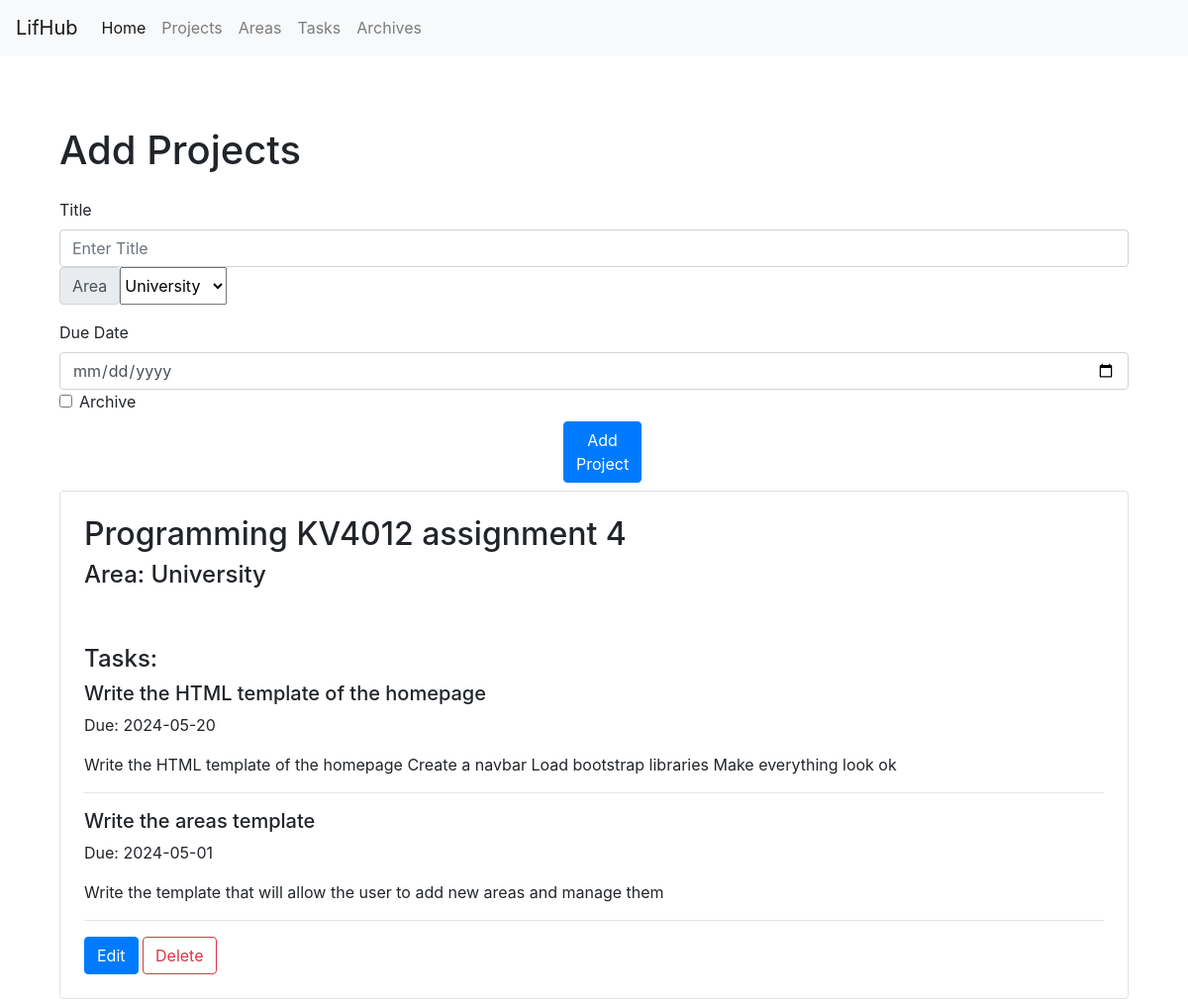
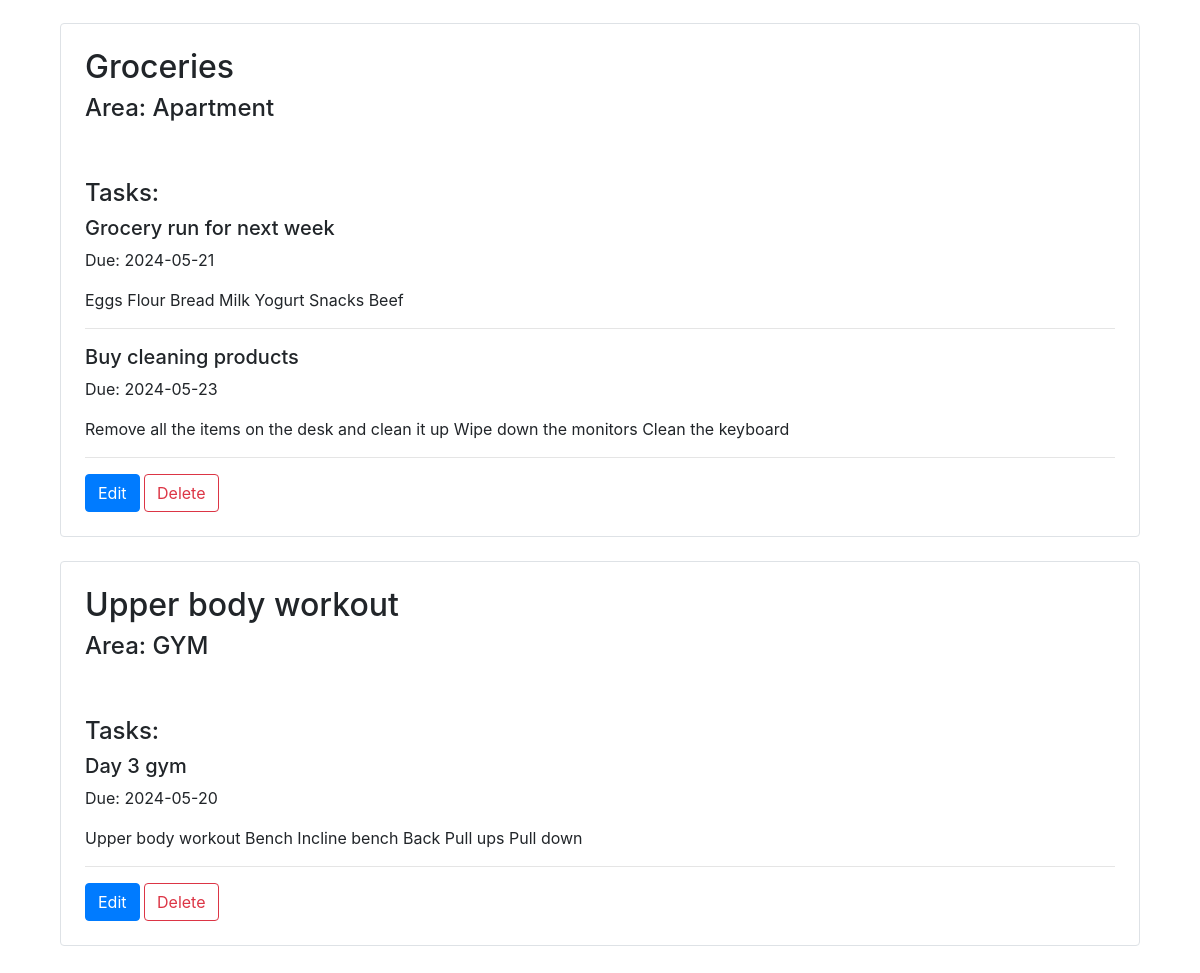
The app's page /projects with its own data (2 pictures, top to bottom).
### main.py (models this page shows, shortened)
class Project(db.Model):
    __tablename__ = "projects"
    id = db.Column(Integer, primary_key=True)
    created = db.Column(DateTime, default=datetime.now)
    title = db.Column(String(100), nullable=False)
    area_id = db.Column(Integer, ForeignKey('areas.id'))
    area = relationship("Area", back_populates="projects")
    tasks = relationship("Task", back_populates="project")
    due_date = db.Column(String(30))
    archive = db.Column(Boolean)

class Area(db.Model):
    __tablename__ = "areas"
    id = Column(Integer, primary_key=True)
    created = Column(DateTime, default=datetime.now)
    title = Column(String(100), nullable=False)
    tasks = relationship("Task", back_populates="area")
    projects = relationship("Project", back_populates="area")
    archive = Column(Boolean, default=False)

class Task(db.Model):
    __tablename__ = "tasks"
    id = db.Column(Integer, primary_key=True)
    title = db.Column(String(100), nullable=False)
    created = db.Column(DateTime, default=datetime.now)
    area_id = db.Column(Integer, ForeignKey('areas.id'))
    area = relationship("Area", back_populates="tasks")
    content = db.Column(Text)
    due_date = db.Column(String)
    project_id = Column(Integer, ForeignKey('projects.id'))
    project = relationship("Project", back_populates="tasks")
    archive = db.Column(Boolean, default=False)
    sources = relationship("Sources", back_populates="task")

### main.py (the view, shortened to what this page needs)
@webServer.route('/projects', methods=['GET', 'POST'])
def projects():
    ordered_projects = Project.query.order_by(Project.created.desc()).filter_by(archive=False).all()
    all_areas = Area.query.all()
    all_tasks = Task.query.all()
    return render_template('projects.html', projects=ordered_projects, areas=all_areas, tasks=all_tasks)

### templates/projects.html (shortened to what this page needs)
{% extends "main.html"%}
{% block content %}
<body>
  <div class="container mx-auto py-4">
    <h1 class="text-2xl font-bold mb-4">Add Projects</h1>
    <form method="POST" action="/projects">
        <label class="form-label" for="title">Title</label>
        <input class="form-control" id="title" name="title" type="text" placeholder="Enter Title" aria-label="default input example">
        <div class="input-group mb-3">
          <label class="input-group-text" for="area">Area</label>
          <select class="form-select" id="area" name="area">
            {% for area in areas %}
            <option value="{{ area.id }}">{{ area.title }}</option>
            {% endfor %}
          </select>
        </div>
        <label for="due">Due Date</label>
        <input id="due" name="due" class="form-control" type="date" />
        <div class="form-check form-switch">
            <input class="form-check-input" type="checkbox" role="switch" id="archive" name="archive">
             <label class="form-check-label" for="archive">Archive</label>
        </div>
      <div class="mx-auto p-2" style="width: 200px;">
      <div class="d-grid gap-2 col-6 mx-auto">
        <button class="btn btn-primary" type="submit">Add Project</button>
      </div>
      </div>
    </form>
    {% for project in projects%}
    <div class="border rounded p-4 mb-4">
      <h2 class="text-lg font-bold">{{ project.title }}</h2>
        <h4>Area: {{ project.area.title }}</h4>
        <br></br>
        <h4>Tasks:</h4>
        {% for task in project.tasks%}
            <h5>{{ task.title }}</h5>
            <p>Due: {{ task.due_date }}</p>
            <p>{{ task.content }}</p>
        <hr></hr>
        {% endfor %}
        <a href="{{ url_for('edit_project', project_id=project.id) }}" class="btn btn-primary">Edit</a>
        <form method="POST" action="{{ url_for('delete_project', project_id=project.id) }}" style="display:inline;">
       <button type="submit" class="btn btn-outline-danger">Delete</button>
      </form>
    </div>
    {% endfor %}
  </div>
</body>
{% endblock %}

### records on screen
Project: title "Programming KV4012 assignment 4", area "University"
Task: title "Write the HTML template of the homepage", due_date "2024-05-20", content "Write the HTML template of the homepage Create a navbar Load bootstrap libraries Make everything look ok"
Task: title "Write the areas template", due_date "2024-05-01", content "Write the template that will allow the user to add new areas and manage them"
Project: title "Groceries", area "Apartment"
Task: title "Grocery run for next week", due_date "2024-05-21", content "Eggs Flour Bread Milk Yogurt Snacks Beef"
Task: title "Buy cleaning products", due_date "2024-05-23", content "Remove all the items on the desk and clean it up Wipe down the monitors Clean the keyboard"
Project: title "Upper body workout", area "GYM"
Task: title "Day 3 gym", due_date "2024-05-20", content "Upper body workout Bench Incline bench Back Pull ups Pull down"

### other values on screen
form field area "University"
